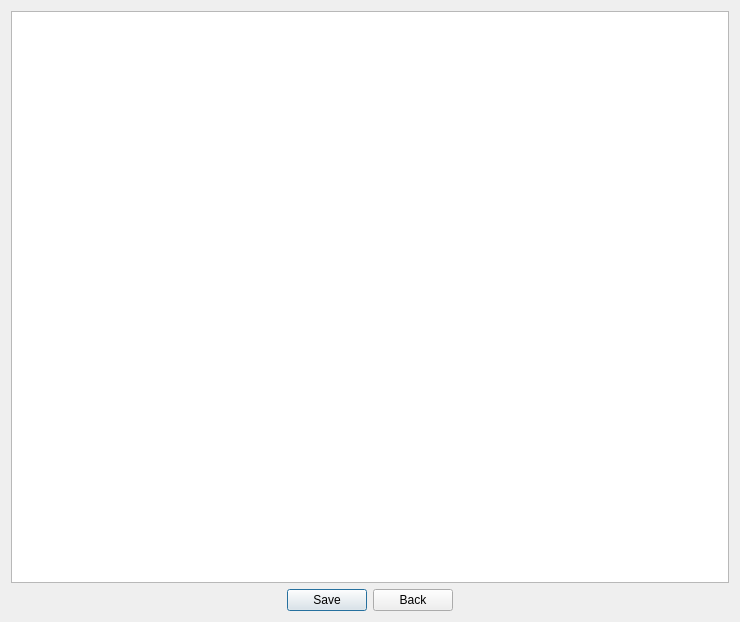
<?xml version="1.0" encoding="UTF-8"?>
<ui version="4.0">
 <class>Dialog</class>
 <widget class="QDialog" name="Dialog">
  <property name="geometry">
   <rect>
    <x>0</x>
    <y>0</y>
    <width>740</width>
    <height>622</height>
   </rect>
  </property>
  <property name="windowTitle">
   <string>Settings</string>
  </property>
  <property name="styleSheet">
   <string notr="true">*{
	font-family:Arial;
}</string>
  </property>
  <layout class="QHBoxLayout" name="horizontalLayout_2">
   <item>
    <layout class="QVBoxLayout" name="verticalLayout">
     <item>
      <widget class="QTableWidget" name="Params">
       <property name="font">
        <font>
         <family>Arial</family>
         <pointsize>12</pointsize>
        </font>
       </property>
       <property name="columnCount">
        <number>0</number>
       </property>
       <attribute name="horizontalHeaderCascadingSectionResizes">
        <bool>false</bool>
       </attribute>
       <attribute name="horizontalHeaderShowSortIndicator" stdset="0">
        <bool>false</bool>
       </attribute>
       <attribute name="horizontalHeaderStretchLastSection">
        <bool>true</bool>
       </attribute>
      </widget>
     </item>
     <item>
      <layout class="QHBoxLayout" name="horizontalLayout">
       <item>
        <spacer name="horizontalSpacer">
         <property name="orientation">
          <enum>Qt::Horizontal</enum>
         </property>
         <property name="sizeHint" stdset="0">
          <size>
           <width>40</width>
           <height>20</height>
          </size>
         </property>
        </spacer>
       </item>
       <item>
        <widget class="QPushButton" name="Save">
         <property name="text">
          <string>Save</string>
         </property>
        </widget>
       </item>
       <item>
        <widget class="QPushButton" name="Back">
         <property name="text">
          <string>Back</string>
         </property>
        </widget>
       </item>
       <item>
        <spacer name="horizontalSpacer_2">
         <property name="orientation">
          <enum>Qt::Horizontal</enum>
         </property>
         <property name="sizeHint" stdset="0">
          <size>
           <width>40</width>
           <height>20</height>
          </size>
         </property>
        </spacer>
       </item>
      </layout>
     </item>
    </layout>
   </item>
  </layout>
 </widget>
 <resources/>
 <connections/>
</ui>
